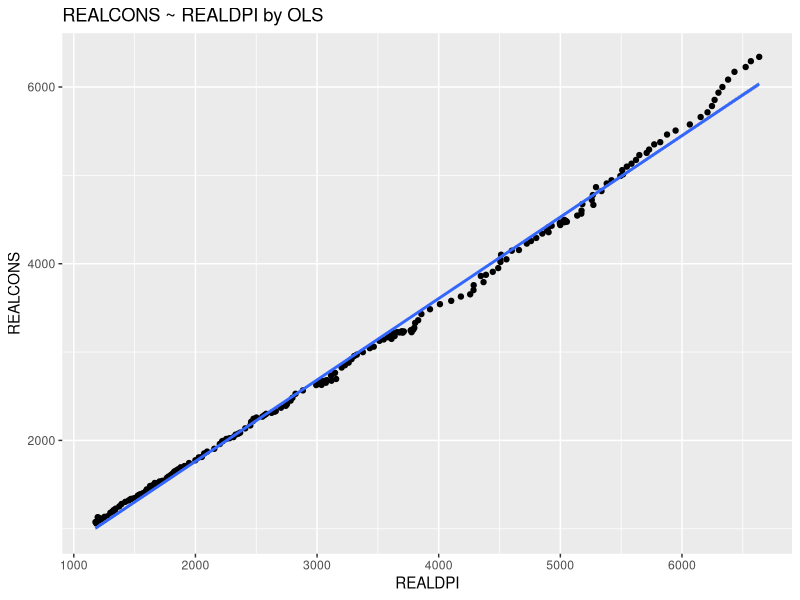
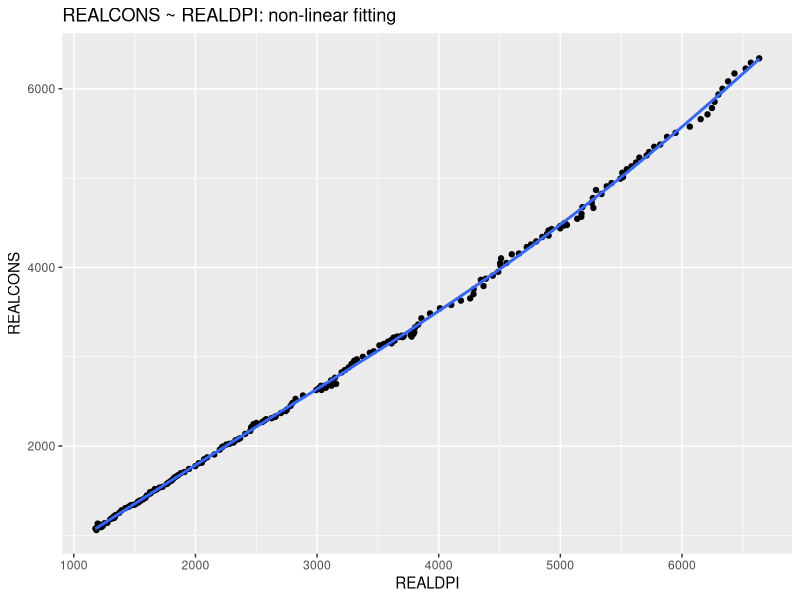

Write the R code that produced these figures, in order. (Note: this script raises an error after producing the figures.)
#### OLS and Non-linear regression models ####
#    
#
# Example based on
# Greene: Econometric Analysis (5th ed.), 2002, pp 171-173 (Ch. 9.3)
# or
# Greene: Econometric Analysis (7th ed.), 2012, pp 231-233 (Ch. 7.2.5)
#
# Data description & source:
# Table F5.2: Macroeconomics Data Set, Quarterly, 1950I to 2000IV, 
# 204 Quarterly Observations 
# Source: Department of Commerce, BEA website and www.economagic.com
#
# Year = Date
# Qtr = Quarter
# Realcons = Real consumption expenditures
# Realdpi = Real disposable personal income
# Realgdp = Real GDP ($bil)
# Realinvs = Real investment by private sector
# Realgovt = Real government expenditures
# CPI_U = Consumer price index
# M1 = Nominal money stock
# Tbilrate = Quarterly average of month end 90 day t bill rate
# Unemp = Unemployment rate
# Pop = Population, mil. interpolate of year end figures using constant growth rate per quarter
# Infl = Rate of inflation (first observation is missing)
# Realint = Ex post real interest rate = Tbilrate - Infl. (First observation missing)
#
# 
#
#
#
#
# Data + basic plots
rm(list=ls())
cons.dat <- read.csv('TableF5-2.csv')
#
# OLS method
library(ggplot2) # install.packages("ggplot2")
ggplot(cons.dat, aes(x=REALDPI,y=REALCONS) ) + 
  geom_point() +
  geom_smooth(method= "lm") +
  ggtitle("REALCONS ~ REALDPI by OLS") 
# 
# Non-linear fitting
library(ggplot2) # install.packages("ggplot2")
ggplot(cons.dat, aes(x=REALDPI,y=REALCONS) ) + 
  geom_point() +
  geom_smooth() + # LOESS (locally estimated scatterplot smoothing)
  ggtitle("REALCONS ~ REALDPI: non-linear fitting") 
#
#
#
# Model specification
#
# REALCONS = alpha + beta*(REALDPI^gama)
# Note1 - the linear model is a special case of the NLM
# for: gama = 1
# Note2 - model setup follows Greene (2002), we focus
# on OLS vs NLRM, other TS-related topics are ignored at this point
#
#
#
# STEP 1 - Fit a simple OLS model
OLS.1 <- lm(REALCONS ~ REALDPI, data = cons.dat)
summary(OLS.1)
#
#
#
#
# STEP 2 - Fit a NLRM
NLS.1 <- nls(REALCONS ~ A+B*(REALDPI^C), 
             start = list(A=1, B = 1, C=1), 
             data = cons.dat )
summary(NLS.1)
#
#
# With more "realistic" starting estimates, 
# the number of iterations may be somewhat reduced:
NLS.2 <- nls(REALCONS ~ A+B*(REALDPI^C), 
             start = list(A=500, B = 0.2, C=1), 
             data = cons.dat )
summary(NLS.2)
# Pseudo R2
(cor(cons.dat$REALCONS, NLS.2$m$fitted()))^2
#
#
#
# MPC - marginal propensity to consume
#
# The first derivation of of our function:
# REALCONS = alpha + beta*(REALDPI^gama)
# along REALDPI 
#
# equals: beta*gama*(REALDPI^(gama-1))
#
# Say, we want to test the H0 of MPC = 1 for the last observation, 2000IV
# This may be done using the Delta method
# the following calculation replicates results of Greene(2002), p 173
#
# a) MPC depends on REALDPI: caluclate MPC(t) and s.e.(MPC(t))
B <- coefficients(NLS.2)[2]
C <- coefficients(NLS.2)[3]
MPC <- B*C*(cons.dat$REALDPI^(C-1))
MPC[204] # MPC for the obs 2000IV
#
# b) s.e. using the delta method for the obs 2000IV
VCV.M <- vcov(NLS.2)[2:3,2:3]
# [(der.MPC/der.B),(der.MPC/der.C)
vec.der <- c(C*(cons.dat$REALDPI[204]^(C-1)),(B*(cons.dat$REALDPI[204]^(C-1)))*(1+C*log(cons.dat$REALDPI[204])))
#
s.e. <- sqrt(vec.der %*% VCV.M %*%vec.der)
#
print(s.e.)
#
# c) calculate a z-score under H0:
(MPC[204]-1)/s.e.
# By comparing to the critical values of N(0,1) distribution,
# we reject H0.
#
#
# Alternatively, we get the same results using DeltaMethod()
# from the {RcmdrMisc} package
library(RcmdrMisc)
?DeltaMethod
obs2000IV <- cons.dat$REALDPI[204]
DeltaMethod(NLS.2,"B*C*(obs2000IV^(C-1))")
# or by deltaMethod() from {car}
# deltaMethod(NLS.2,"B*C*(obs2000IV^(C-1))")
#
#
#
